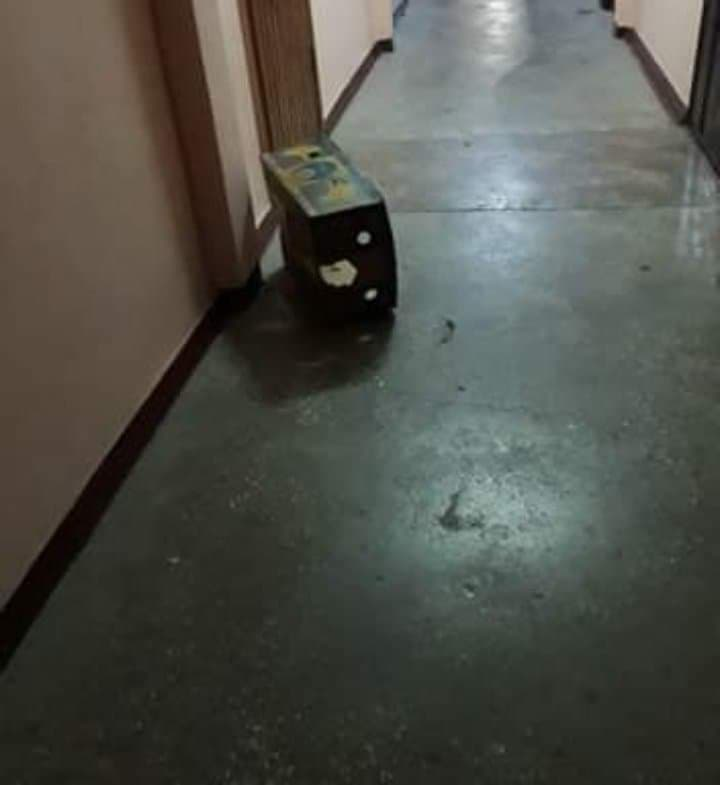
#> input picture CVC_HW_2/cutie.jpg, 720 x 785 px
$ jupyter execute --allow-errors HW.ipynb   (older library calls are emulated)
#> lines starting #> are read from the running program, lines starting #| are printed output that depends on the picture
[cell 1]
from skimage import io, color, data
import numpy as np
#> (the rest of this cell did not finish here and is left out)

#> (a cell that did not finish here is left out)

#> (a cell that did not finish here is left out)

[cell 4]
def  converter(img):
    for x in range(img.shape[0]):
        for y in range(img.shape[1]):
            R =  img[x][y][0]/255.0
            G = img[x][y][1]/255.0
            B = img[x][y][2]/255.0
            Cmax = max(R,G,B)
            Cmin = min(R,G,B)
            delta = Cmax - Cmin

            if(delta == 0 ):
                H = 0
            elif(Cmax == R):
                H  = 60 * (((G-B)/delta) % 6)
            elif (Cmax == G):
                H = 60 * (((B-R)/delta) + 2 )
            else:
                H = 60 * (((R-G)/delta) + 4)

            if(Cmax == 0):
                S = 0
            else:
                S = delta/Cmax

            H = H/360
            V = Cmax
            img[x][y][0] = H
            img[x][y][1] = S
            img[x][y][2]= V

    return img

#> (a cell that did not finish here is left out)

#> (a cell that did not finish here is left out)

[cell 7]
import matplotlib.pyplot as plt
import numpy as np
from skimage import io, color, data
import cv2

[cell 8]
img = cv2.imread('cutie.jpg')
#> img is the input picture: shape (785, 720, 3); mean B, G, R 73.1, 80.1, 79.1

[cell 9]
io.imshow(img)

[cell 10]
img = cv2.resize(img, dsize = (300,300))
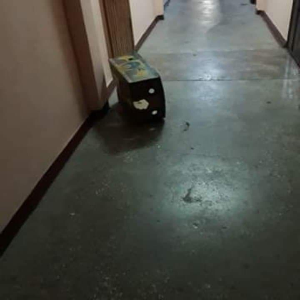
#> img: shape (300, 300, 3); mean B, G, R 73, 80, 79.1
